Frame 1 (no input): blank canvas, image omitted
Frame 60 (no input): blank canvas, image omitted
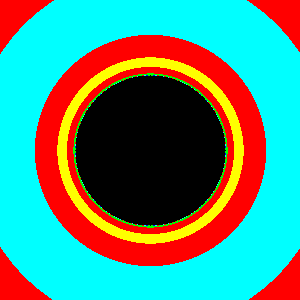
Frame 120 (the mouse pressed at the canvas centre since frame 60)

The p5.js sketch whose frames 1 and 60 were blank and that drew this single picture after the mouse press (run headless with seeded random() and noise() and a simulated clock; from frame 60 on, the mouse is pressed at the canvas centre):

// p5.js sketch
// ── sketch.js
let size,z,zSquared,c;
let n,maxIterations,angle;
let bright,pix,mid;

function centerCanvas()
{
	let x = (windowWidth - width) / 2;
	let y = (windowHeight - height) / 2;
	cnv.position(x,y);
}

function windowResized()
{
	setup();
}

function setup(){
	if(windowHeight > windowWidth)
		size = windowWidth;
	else
		size = windowHeight;
	size = 300;
	cnv = createCanvas(size,size);
	centerCanvas();
	pixelDensity(1);
}

function draw(){
	loadPixels();
	for(let x=0 ; x<width ; x++){
		for(let y=0 ; y<height ; y++){

			z = [ map(x,0,width,-2,2) , map(y,0,height,2,-2) ];
			c = [ map(mouseX,0,width,-2,2) , map(mouseY,0,height,-2,2) ];
			zSquared = [];

			maxIterations = 100;
			for(n=0 ; n<maxIterations ; n++){
				applyMandelbrot();
				if( Math.pow(z[0],2) + Math.pow(z[1],2) > 32)
					break;
			}

			if(n === maxIterations)
				bright = {r: 0,g: 0,b: 0};
			else{
				let hu = n/maxIterations;
				hu = map(sqrt(hu),0,1,0,255);
				bright = HSBtoRGB(hu,100,100);
			}
			pix = (x + y*width)*4;
			pixels[pix+0] = bright.r;
			pixels[pix+1] = bright.g;
			pixels[pix+2] = bright.b;
			pixels[pix+3] = 255;
		}
	}
	updatePixels();
}

function applyMandelbrot(){
	zSquared[0] = Math.pow(z[0],2) - Math.pow(z[1],2);
	zSquared[1] = 2*z[0]*z[1];

	z[0] = zSquared[0] + c[0];
	z[1] = zSquared[1] + c[1];
}

function HSBtoRGB(h,s,v) {
    let r,g,b,i,f,p,q,t;
    if (arguments.length === 1) {
        s = h.s, v = h.v, h = h.h;
    }
    i = Math.floor(h * 6);
    f = h * 6 - i;
    p = v * (1 - s);
    q = v * (1 - f * s);
    t = v * (1 - (1 - f) * s);
    switch (i % 6) {
        case 0: r = v, g = t, b = p; break;
        case 1: r = q, g = v, b = p; break;
        case 2: r = p, g = v, b = t; break;
        case 3: r = p, g = q, b = v; break;
        case 4: r = t, g = p, b = v; break;
        case 5: r = v, g = p, b = q; break;
    }
    return {
        r: Math.round(r * 255),
        g: Math.round(g * 255),
        b: Math.round(b * 255)
    };
}
